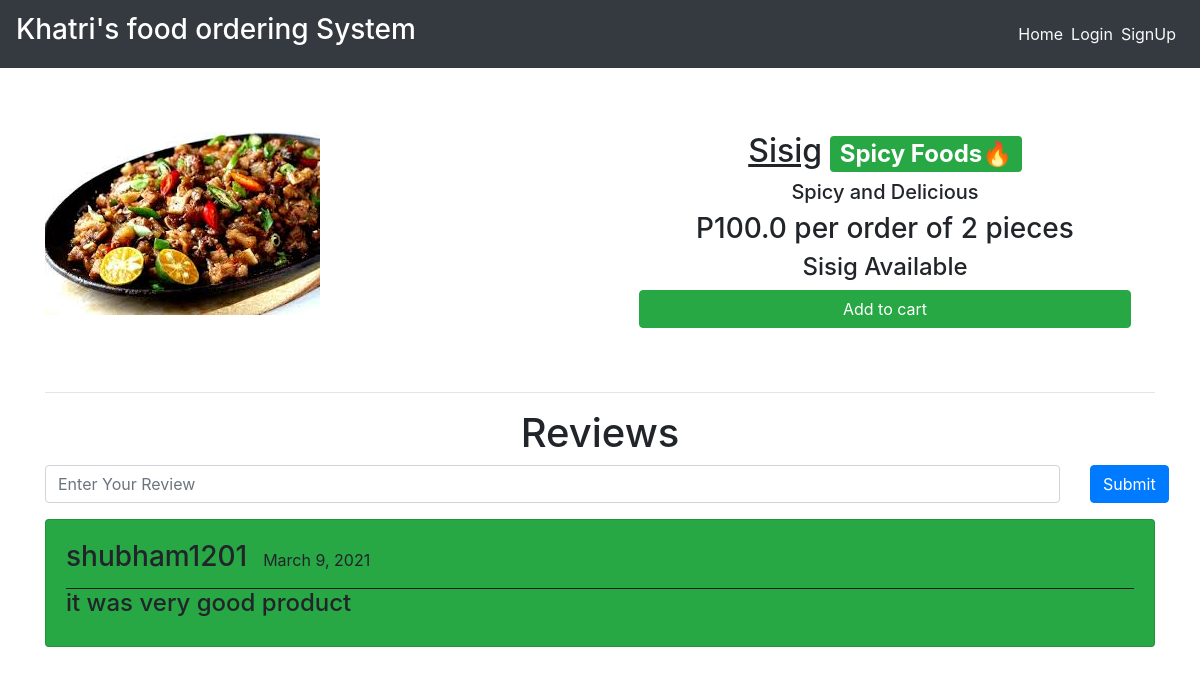
/dishes/Pork_Sisig, run on the app's committed database.
### main/models.py (models this page shows, shortened)
class Item(models.Model):
    LABELS = (
        ('Best Selling Foods', 'Best Selling Foods'),
        ('New Food', 'New Food'),
        ('Spicy Foods🔥', 'Spicy Foods🔥'),
    )
    LABEL_COLOUR = (
        ('danger', 'danger'),
        ('success', 'success'),
        ('primary', 'primary'),
        ('info', 'info'),
        ('warning', 'warning'),
    )
    title = models.CharField(max_length=150)
    description = models.CharField(max_length=250,blank=True)
    price = models.FloatField()
    pieces = models.IntegerField(default=6)
    instructions = models.CharField(max_length=250,default="Available")
    image = models.ImageField(default='default.png', upload_to='images/')
    labels = models.CharField(max_length=25, choices=LABELS, blank=True)
    label_colour = models.CharField(max_length=15, choices=LABEL_COLOUR, blank=True)
    slug = models.SlugField(default="foods")
    created_by = models.ForeignKey(User, on_delete=models.CASCADE)

class Reviews(models.Model):
    user = models.ForeignKey(User, on_delete = models.CASCADE)
    item = models.ForeignKey(Item, on_delete = models.CASCADE)
    rslug = models.SlugField()
    review = models.TextField()
    posted_on = models.DateField(default=timezone.now)
    class Meta:
        verbose_name = 'Review'
        verbose_name_plural = 'Reviews'

### main/views.py (the view)
# urls.py: path('dishes/<slug>', views.menuDetail, name='dishes'),
def menuDetail(request, slug):
    item = Item.objects.filter(slug=slug).first()
    reviews = Reviews.objects.filter(rslug=slug).order_by('-id')[:7]
    context = {
        'item' : item,
        'reviews' : reviews,
    }
    return render(request, 'main/dishes.html', context)

### main/templates/main/dishes.html (shortened to what this page needs)
{% extends "main/layout.html" %}
{% block content %}
<div class="dishes">
  <main class="mt-3 pt-4 main">
    <div class="container dark-grey-text">
      <div class="row wow fadeIn">
        <div class="col-md-6 mb-4">
          <img src="{{ item.image.url }}" class="img-fluid mt-4" alt="">
        </div>
        <div class="col-md-6 mb-4 information">
          <div class="p-4 content">
            <div class="mt-0">
                <h2><u>{{ item.title }}</u><span class="badge badge-{{ item.label_colour }} ml-2">{{ item.labels }}</span></h2>
            </div>
            <div class="lead">
              {% if item.description %}
              <h5>{{ item.description }}</h5>
              {% endif %}
              <h3>P{{ item.price }} per order of {{ item.pieces}} pieces</h3>
              <h4>{{ item.instructions }}</h4>
            </div>
            <a href="{% url 'main:add-to-cart' item.slug %}" class="btn btn-success btn-md my-0 p">Add to cart</a>
          </div>
        </div>
      </div>
      <hr>
    </div>
  </main>
  <div class="container">
    <h1 class="text-center">Reviews</h1>
    <form action="{% url 'main:add_reviews' %}" method="POST" class="mb-3">
      <div class="row">
        <div class="col-sm-11">
          <input type="text" name="review" class="form-control" placeholder="Enter Your Review">
        </div>
        <div class="col-sm-1">
          <button type="submit" class="btn btn-primary">Submit</button>
        </div>
      </div>
    </form>
    {% for review in reviews %}
    <div class="main-reviews card bg-success mb-3">
      <div class="card-body">
        <div class="user_details" style="display: flex; border-bottom: 1px solid rgb(31, 30, 30);">
          <h3 class="mr-3">{{ review.user.username }} </h3>
          <p class="mt-2">{{ review.posted_on }}</p>
        </div>
          <h4>{{ review.review }}</h4>
      </div>
    </div>
    {% endfor %}
  </div>
</div>
{% endblock content %}

### main/static/main/styles.css (style rules this page uses)
.dishes .main .container .row img { max-width: 540px; max-height: 450px; width: fit-content; }
.dishes .main .container .row .content { display: flex; flex-direction: column; text-align: center; justify-content: center; }
.dishes .main .container .row .information { display: flex; flex-direction: column; text-align: center; justify-content: center; }

### data on the page
Item: image (picture), title "Sisig", labels "Spicy Foods🔥", description "Spicy and Delicious", price "100.0", pieces "2", instructions "Sisig Available"
Reviews: user.username "shubham1201", posted_on "March 9, 2021", review "it was very good product"
